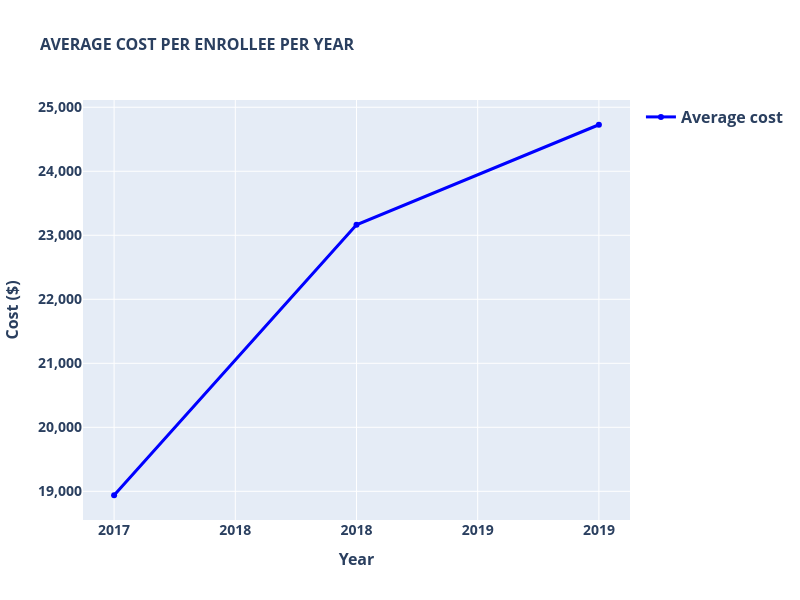

The notebook cell this image was saved under:
### Code cell
# PLOT RESULTS
# -- Plot the average cost per enrollee per year
import plotly.express as px
import plotly.graph_objects as go
fig = go.Figure()

# -- "plotly" uses pandas dataframes
df_avg_cost_pandas = df_avg_cost.toPandas().sort_values(by="YEAR")
 
fig.add_trace(go.Scatter(
    x=df_avg_cost_pandas["YEAR"],
    y=df_avg_cost_pandas["avg_cost"],
    mode="lines+markers",
    name="Average cost",
    line=dict(color="blue", dash="solid", width=3)
))

fig.update_layout(
    title=dict (
        text="AVERAGE COST PER ENROLLEE PER YEAR",
        font=dict(size=16, weight="bold")
    ),
    width=800,
    height=600,
    xaxis = dict(
        title=dict(
            text="Year",
            font=dict(size=16, weight="bold"),
        ),
        tickfont=dict(size=14, weight="bold"),
        tickformat="d",
    ),
    yaxis = dict(
        title=dict(
            text="Cost ($)",
            font=dict(size=16, weight="bold"),
        ),
        tickfont=dict(size=14, weight="bold"),
        tickformat=",d",
    ),
    legend = dict(
        font=dict(size=16, weight="bold"),
    ),
    xaxis_title_font=dict(size=16, weight="bold"),
    yaxis_title_font=dict(size=16, weight="bold"),
    legend_font=dict(size=16, weight="bold"),
    showlegend=True,
)

fig.show()

### Figure 1 — Plotly figure (JSON) as saved in the notebook; plotly's stock layout.template omitted (floating-point values rounded to 4 significant figures)
{"data": [{"line": {"color": "blue", "dash": "solid", "width": 3}, "mode": "lines+markers", "name": "Average cost", "type": "scatter", "x": [2017, 2018, 2019], "y": [18940.0, 23160.0, 24730.0]}], "layout": {"height": 600, "legend": {"font": {"size": 16, "weight": "bold"}}, "showlegend": true, "title": {"font": {"size": 16, "weight": "bold"}, "text": "AVERAGE COST PER ENROLLEE PER YEAR"}, "width": 800, "xaxis": {"tickfont": {"size": 14, "weight": "bold"}, "tickformat": "d", "title": {"font": {"size": 16, "weight": "bold"}, "text": "Year"}}, "yaxis": {"tickfont": {"size": 14, "weight": "bold"}, "tickformat": ",d", "title": {"font": {"size": 16, "weight": "bold"}, "text": "Cost ($)"}}}}
